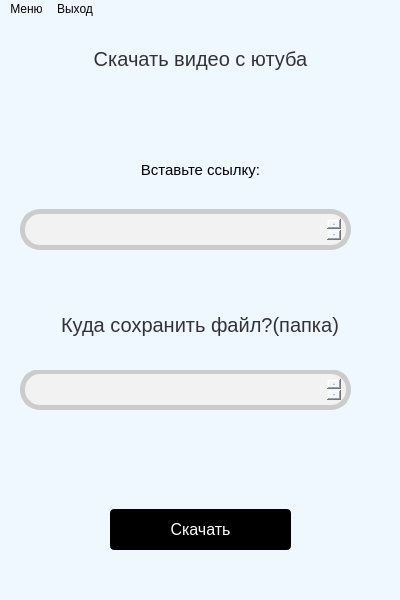
<?xml version="1.0" encoding="UTF-8"?>
<ui version="4.0">
 <class>MainWindow</class>
 <widget class="QMainWindow" name="MainWindow">
  <property name="geometry">
   <rect>
    <x>0</x>
    <y>0</y>
    <width>400</width>
    <height>600</height>
   </rect>
  </property>
  <property name="windowTitle">
   <string>MainWindow</string>
  </property>
  <property name="styleSheet">
   <string notr="true">background-color: #F0F8FF;</string>
  </property>
  <widget class="QWidget" name="centralwidget">
   <widget class="QLabel" name="label_cap">
    <property name="geometry">
     <rect>
      <x>-40</x>
      <y>0</y>
      <width>481</width>
      <height>80</height>
     </rect>
    </property>
    <property name="styleSheet">
     <string notr="true">QLabel {
    color: #333; /* цвет текста */
    font-size: 20px; /* размер шрифта */
    font-family: Arial, sans-serif; /* семейство шрифтов */
    padding: 10px; /* отступы внутри QLabel */
    background-color: #F0F8FF; /* цвет фона */
    border-radius: 5px; /* закругление углов */
    box-shadow: 0 0 10px rgba(0, 0, 0, 0.2); /* тень */
}



QLabel:focus {
    outline: none; /* убрать стандартный контур фокуса */
    box-shadow: 0 0 10px rgba(0, 0, 0, 0.5); /* тень при фокусировке */
}

QLabel::selection {
    background-color: #ddd; /* цвет выделения текста */
    color: #333; /* цвет текста в выделенном тексте */
}
</string>
    </property>
    <property name="text">
     <string>Скачать видео с ютуба</string>
    </property>
    <property name="scaledContents">
     <bool>false</bool>
    </property>
    <property name="alignment">
     <set>Qt::AlignCenter</set>
    </property>
    <property name="margin">
     <number>90</number>
    </property>
   </widget>
   <widget class="QPushButton" name="btn_download">
    <property name="geometry">
     <rect>
      <x>110</x>
      <y>490</y>
      <width>181</width>
      <height>41</height>
     </rect>
    </property>
    <property name="styleSheet">
     <string notr="true">QPushButton {
    background-color: black;
    border: none;
    color: white;
    padding: 8px 16px;
    border-radius: 4px;
    font-size: 16px;
}

QPushButton:hover {
    background-color: #2c2c2c;
    transition: background-color 0.3s ease-in-out;
}

QPushButton:pressed {
    background-color: #222;
    transition: background-color 0.1s ease-in-out;
}

QPushButton:focus {
    outline: none;
    box-shadow: 0 0 0 2px white, 0 0 0 4px black;
}

</string>
    </property>
    <property name="text">
     <string>Скачать</string>
    </property>
   </widget>
   <widget class="QTextEdit" name="textEdit_file">
    <property name="geometry">
     <rect>
      <x>20</x>
      <y>350</y>
      <width>331</width>
      <height>41</height>
     </rect>
    </property>
    <property name="styleSheet">
     <string notr="true">QTextEdit {
  background-color: #f2f2f2;
  border: 5px solid #ccc;
  padding: 5px;
  border-radius: 20px;
}

QTextEdit:focus {
  border: 2px solid #4CAF50;
}
</string>
    </property>
   </widget>
   <widget class="QLabel" name="label_save">
    <property name="geometry">
     <rect>
      <x>0</x>
      <y>260</y>
      <width>400</width>
      <height>91</height>
     </rect>
    </property>
    <property name="styleSheet">
     <string notr="true">QLabel {
    color: #333; /* цвет текста */
    font-size: 20px; /* размер шрифта */
    font-family: Arial, sans-serif; /* семейство шрифтов */
    padding: 10px; /* отступы внутри QLabel */
    background-color: #F0F8FF; /* цвет фона */
    border-radius: 5px; /* закругление углов */
    box-shadow: 0 0 10px rgba(0, 0, 0, 0.2); /* тень */
}



QLabel:focus {
    outline: none; /* убрать стандартный контур фокуса */
    box-shadow: 0 0 10px rgba(0, 0, 0, 0.5); /* тень при фокусировке */
}

QLabel::selection {
    background-color: #ddd; /* цвет выделения текста */
    color: #333; /* цвет текста в выделенном тексте */
}
</string>
    </property>
    <property name="text">
     <string>Куда сохранить файл?(папка)</string>
    </property>
    <property name="scaledContents">
     <bool>false</bool>
    </property>
    <property name="alignment">
     <set>Qt::AlignCenter</set>
    </property>
    <property name="margin">
     <number>20</number>
    </property>
   </widget>
   <widget class="QPushButton" name="btn_file">
    <property name="geometry">
     <rect>
      <x>350</x>
      <y>350</y>
      <width>41</width>
      <height>41</height>
     </rect>
    </property>
    <property name="styleSheet">
     <string notr="true">
QPushButton {
  background-color: #F0F8FF;
  border: none;
  color: white;
  padding: 10px 20px;
  text-align: center;
  text-decoration: none;
  display: inline-block;
  font-size: 16px;
  margin: 4px 2px;
  cursor: pointer;
  border-radius: 5px;
}

QPushButton:hover {
  background-color: #A9A9A9;
}
</string>
    </property>
    <property name="text">
     <string/>
    </property>
    <property name="icon">
     <iconset>
      <normaloff>../../../../Downloads/free-icon-add-file-8887030.png</normaloff>../../../../Downloads/free-icon-add-file-8887030.png</iconset>
    </property>
   </widget>
   <widget class="QTextEdit" name="textEdit_file_2">
    <property name="geometry">
     <rect>
      <x>20</x>
      <y>190</y>
      <width>331</width>
      <height>41</height>
     </rect>
    </property>
    <property name="styleSheet">
     <string notr="true">QTextEdit {
  background-color: #f2f2f2;
  border: 5px solid #ccc;
  padding: 5px;
  border-radius: 20px;
}

QTextEdit:focus {
  border: 2px solid #4CAF50;
}
</string>
    </property>
   </widget>
   <widget class="QLabel" name="label">
    <property name="geometry">
     <rect>
      <x>0</x>
      <y>120</y>
      <width>401</width>
      <height>61</height>
     </rect>
    </property>
    <property name="font">
     <font>
      <pointsize>11</pointsize>
     </font>
    </property>
    <property name="text">
     <string>Вставьте ссылку:</string>
    </property>
    <property name="alignment">
     <set>Qt::AlignCenter</set>
    </property>
   </widget>
  </widget>
  <widget class="QMenuBar" name="menubar">
   <property name="geometry">
    <rect>
     <x>0</x>
     <y>0</y>
     <width>400</width>
     <height>26</height>
    </rect>
   </property>
   <widget class="QMenu" name="menu">
    <property name="title">
     <string>Меню</string>
    </property>
    <addaction name="info"/>
    <addaction name="add_folder"/>
   </widget>
   <widget class="QMenu" name="menu_2">
    <property name="title">
     <string>Выход</string>
    </property>
    <addaction name="exit_prog"/>
   </widget>
   <addaction name="menu"/>
   <addaction name="menu_2"/>
  </widget>
  <widget class="QStatusBar" name="statusbar"/>
  <action name="info">
   <property name="text">
    <string>Информация</string>
   </property>
  </action>
  <action name="add_folder">
   <property name="text">
    <string>Куда сохранить файл</string>
   </property>
  </action>
  <action name="exit_prog">
   <property name="text">
    <string>Выйти из программы</string>
   </property>
  </action>
 </widget>
 <resources/>
 <connections/>
</ui>
